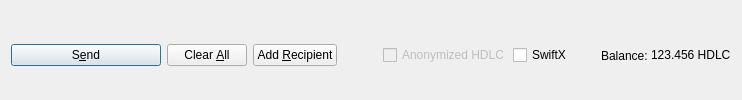
         <widget class="QFrame" name="frame_Send">
          <layout class="QHBoxLayout" name="horizontalLayout">
           <property name="bottomMargin">
            <number>0</number>
           </property>
           <item>
            <widget class="QPushButton" name="sendButton">
             <property name="minimumSize">
              <size>
               <width>150</width>
               <height>0</height>
              </size>
             </property>
             <property name="toolTip">
              <string>Confirm the send action</string>
             </property>
             <property name="text">
              <string>S&amp;end</string>
             </property>
             <property name="icon">
              <iconset resource="../hodlcash.qrc">
               <normaloff>:/icons/send</normaloff>:/icons/send</iconset>
             </property>
             <property name="autoDefault">
              <bool>false</bool>
             </property>
             <property name="default">
              <bool>true</bool>
             </property>
            </widget>
           </item>
           <item>
            <widget class="QPushButton" name="clearButton">
             <property name="sizePolicy">
              <sizepolicy hsizetype="Minimum" vsizetype="Fixed">
               <horstretch>0</horstretch>
               <verstretch>0</verstretch>
              </sizepolicy>
             </property>
             <property name="toolTip">
              <string>Clear all fields of the form.</string>
             </property>
             <property name="text">
              <string>Clear &amp;All</string>
             </property>
             <property name="icon">
              <iconset resource="../hodlcash.qrc">
               <normaloff>:/icons/remove</normaloff>:/icons/remove</iconset>
             </property>
             <property name="autoDefault">
              <bool>false</bool>
             </property>
            </widget>
           </item>
           <item>
            <widget class="QPushButton" name="addButton">
             <property name="toolTip">
              <string>Send to multiple recipients at once</string>
             </property>
             <property name="text">
              <string>Add &amp;Recipient</string>
             </property>
             <property name="icon">
              <iconset resource="../hodlcash.qrc">
               <normaloff>:/icons/add</normaloff>:/icons/add</iconset>
             </property>
             <property name="autoDefault">
              <bool>false</bool>
             </property>
            </widget>
           </item>
           <item>
            <spacer name="horizontalSpacer">
             <property name="orientation">
              <enum>Qt::Horizontal</enum>
             </property>
             <property name="sizeHint" stdset="0">
              <size>
               <width>40</width>
               <height>20</height>
              </size>
             </property>
            </spacer>
           </item>
           <item>
            <layout class="QHBoxLayout" name="horizontalLayout_2">
             <property name="spacing">
              <number>3</number>
             </property>
             <item>
              <widget class="QCheckBox" name="checkzHDLC">
               <property name="enabled">
                <bool>false</bool>
               </property>
               <property name="text">
                <string>Anonymized HDLC</string>
               </property>
              </widget>
             </item>
             <item>
              <widget class="QCheckBox" name="checkSwiftTX">
               <property name="enabled">
                <bool>true</bool>
               </property>
               <property name="minimumSize">
                <size>
                 <width>85</width>
                 <height>0</height>
                </size>
               </property>
               <property name="text">
                <string>SwiftX</string>
               </property>
              </widget>
             </item>
             <item>
              <widget class="QLabel" name="label">
               <property name="text">
                <string>Balance:</string>
               </property>
              </widget>
             </item>
             <item>
              <widget class="QLabel" name="labelBalance">
               <property name="sizePolicy">
                <sizepolicy hsizetype="Preferred" vsizetype="Fixed">
                 <horstretch>0</horstretch>
                 <verstretch>0</verstretch>
                </sizepolicy>
               </property>
               <property name="cursor">
                <cursorShape>IBeamCursor</cursorShape>
               </property>
               <property name="text">
                <string notr="true">123.456 HDLC</string>
               </property>
               <property name="textInteractionFlags">
                <set>Qt::LinksAccessibleByMouse|Qt::TextSelectableByKeyboard|Qt::TextSelectableByMouse</set>
               </property>
              </widget>
             </item>
            </layout>
           </item>
          </layout>
         </widget>
